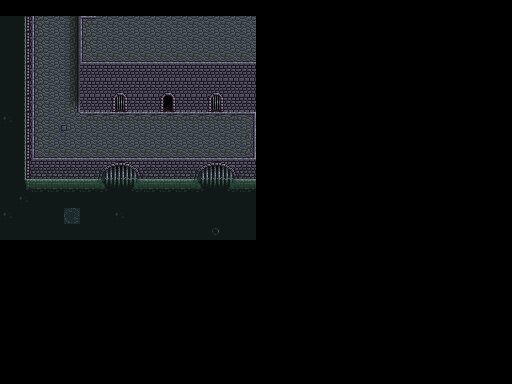

This game map was drawn from its Tiled (.tmx) file and the tilesets committed beside it. A one-line description and the full map source follow:
An orthogonal 32x24 tile map with 16x16 px tiles, 2 tile layers (Tile Layer 1, Tile Layer 2).

<map version="1.0" orientation="orthogonal" renderorder="right-down" width="32" height="24" tilewidth="16" tileheight="16" nextobjectid="1">
 <tileset firstgid="1" name="sewer_1" tilewidth="16" tileheight="16" tilecount="352" columns="16">
  <image source="../sewer_1.png" width="256" height="352" />
 </tileset>
 <layer name="Tile Layer 1" width="32" height="24">
  <data encoding="csv">
0,0,0,0,0,0,0,0,0,0,0,0,0,0,0,0,0,0,0,0,0,0,0,0,0,0,0,0,0,0,0,0,
0,105,17,18,19,0,0,0,0,0,0,0,0,0,0,0,0,0,0,0,0,0,0,0,0,0,0,0,0,0,0,0,
0,105,17,18,19,0,0,0,0,0,0,0,0,0,0,0,0,0,0,0,0,0,0,0,0,0,0,0,0,0,0,0,
0,105,17,18,19,0,0,0,0,0,0,0,0,0,0,0,0,0,0,0,0,0,0,0,0,0,0,0,0,0,0,0,
0,105,17,18,19,51,51,51,51,51,51,51,51,51,51,51,0,0,0,0,0,0,0,0,0,0,0,0,0,0,0,0,
0,105,17,18,19,51,51,51,51,51,51,51,51,51,51,51,0,0,0,0,0,0,0,0,0,0,0,0,0,0,0,0,
0,105,17,18,19,51,51,51,51,51,51,51,51,51,51,51,0,0,0,0,0,0,0,0,0,0,0,0,0,0,0,0,
0,105,17,4,5,2,2,2,2,2,2,2,2,2,2,3,0,0,0,0,0,0,0,0,0,0,0,0,0,0,0,0,
0,105,17,20,21,18,18,18,18,18,18,18,18,18,18,19,0,0,0,0,0,0,0,0,0,0,0,0,0,0,0,0,
0,105,33,34,34,34,34,34,34,34,34,34,34,34,34,35,0,0,0,0,0,0,0,0,0,0,0,0,0,0,0,0,
0,105,97,97,97,97,92,93,94,97,97,97,92,93,94,97,0,0,0,0,0,0,0,0,0,0,0,0,0,0,0,0,
0,119,113,113,113,113,108,109,110,113,113,113,108,109,110,113,0,0,0,0,0,0,0,0,0,0,0,0,0,0,0,0,
0,0,0,0,0,0,0,0,0,0,0,0,0,0,0,0,0,0,0,0,0,0,0,0,0,0,0,0,0,0,0,0,
0,0,0,0,0,0,0,0,0,0,0,0,0,0,0,0,0,0,0,0,0,0,0,0,0,0,0,0,0,0,0,0,
0,0,0,0,0,0,0,0,0,0,0,0,0,0,0,0,0,0,0,0,0,0,0,0,0,0,0,0,0,0,0,0,
0,0,0,0,0,0,0,0,0,0,0,0,0,0,0,0,0,0,0,0,0,0,0,0,0,0,0,0,0,0,0,0,
0,0,0,0,0,0,0,0,0,0,0,0,0,0,0,0,0,0,0,0,0,0,0,0,0,0,0,0,0,0,0,0,
0,0,0,0,0,0,0,0,0,0,0,0,0,0,0,0,0,0,0,0,0,0,0,0,0,0,0,0,0,0,0,0,
0,0,0,0,0,0,0,0,0,0,0,0,0,0,0,0,0,0,0,0,0,0,0,0,0,0,0,0,0,0,0,0,
0,0,0,0,0,0,0,0,0,0,0,0,0,0,0,0,0,0,0,0,0,0,0,0,0,0,0,0,0,0,0,0,
0,0,0,0,0,0,0,0,0,0,0,0,0,0,0,0,0,0,0,0,0,0,0,0,0,0,0,0,0,0,0,0,
0,0,0,0,0,0,0,0,0,0,0,0,0,0,0,0,0,0,0,0,0,0,0,0,0,0,0,0,0,0,0,0,
0,0,0,0,0,0,0,0,0,0,0,0,0,0,0,0,0,0,0,0,0,0,0,0,0,0,0,0,0,0,0,0,
0,0,0,0,0,0,0,0,0,0,0,0,0,0,0,0,0,0,0,0,0,0,0,0,0,0,0,0,0,0,0,0
</data>
 </layer>
 <layer name="Tile Layer 2" width="32" height="24">
  <data encoding="csv">
0,0,0,0,0,0,0,0,0,0,0,0,0,0,0,0,0,0,0,0,0,0,0,0,0,0,0,0,0,0,0,0,
129,103,0,0,62,1,18,18,18,18,18,18,18,18,18,18,0,0,0,0,0,0,0,0,0,0,0,0,0,0,0,0,
129,103,0,0,62,17,18,18,18,18,18,18,18,18,18,18,0,0,0,0,0,0,0,0,0,0,0,0,0,0,0,0,
129,103,0,0,62,33,34,34,34,34,34,34,34,34,34,34,0,0,0,0,0,0,0,0,0,0,0,0,0,0,0,0,
129,103,0,0,62,0,0,0,0,0,0,0,0,0,0,0,0,0,0,0,0,0,0,0,0,0,0,0,0,0,0,0,
129,103,0,0,62,0,0,9,0,0,8,0,0,9,0,0,0,0,0,0,0,0,0,0,0,0,0,0,0,0,0,0,
129,103,0,0,78,0,0,25,0,0,24,0,0,25,0,0,0,0,0,0,0,0,0,0,0,0,0,0,0,0,0,0,
125,103,0,0,0,0,0,0,0,0,0,0,0,0,0,0,0,0,0,0,0,0,0,0,0,0,0,0,0,0,0,0,
129,103,0,0,0,0,0,0,0,0,0,0,0,0,0,0,0,0,0,0,0,0,0,0,0,0,0,0,0,0,0,0,
129,103,0,0,0,0,0,0,0,0,0,0,0,0,0,0,0,0,0,0,0,0,0,0,0,0,0,0,0,0,0,0,
129,103,0,0,0,0,0,0,0,0,0,0,0,0,0,0,0,0,0,0,0,0,0,0,0,0,0,0,0,0,0,0,
129,119,0,0,0,0,0,0,0,0,0,0,0,0,0,0,0,0,0,0,0,0,0,0,0,0,0,0,0,0,0,0,
129,125,129,129,129,129,129,129,129,129,129,129,129,129,129,129,0,0,0,0,0,0,0,0,0,0,0,0,0,0,0,0,
125,129,129,129,207,129,129,125,129,129,129,129,129,129,129,129,0,0,0,0,0,0,0,0,0,0,0,0,0,0,0,0,
129,129,129,129,129,129,129,129,129,129,129,129,129,141,129,129,0,0,0,0,0,0,0,0,0,0,0,0,0,0,0,0,
0,0,0,0,0,0,0,0,0,0,0,0,0,0,0,0,0,0,0,0,0,0,0,0,0,0,0,0,0,0,0,0,
0,0,0,0,0,0,0,0,0,0,0,0,0,0,0,0,0,0,0,0,0,0,0,0,0,0,0,0,0,0,0,0,
0,0,0,0,0,0,0,0,0,0,0,0,0,0,0,0,0,0,0,0,0,0,0,0,0,0,0,0,0,0,0,0,
0,0,0,0,0,0,0,0,0,0,0,0,0,0,0,0,0,0,0,0,0,0,0,0,0,0,0,0,0,0,0,0,
0,0,0,0,0,0,0,0,0,0,0,0,0,0,0,0,0,0,0,0,0,0,0,0,0,0,0,0,0,0,0,0,
0,0,0,0,0,0,0,0,0,0,0,0,0,0,0,0,0,0,0,0,0,0,0,0,0,0,0,0,0,0,0,0,
0,0,0,0,0,0,0,0,0,0,0,0,0,0,0,0,0,0,0,0,0,0,0,0,0,0,0,0,0,0,0,0,
0,0,0,0,0,0,0,0,0,0,0,0,0,0,0,0,0,0,0,0,0,0,0,0,0,0,0,0,0,0,0,0,
0,0,0,0,0,0,0,0,0,0,0,0,0,0,0,0,0,0,0,0,0,0,0,0,0,0,0,0,0,0,0,0
</data>
 </layer>
</map>